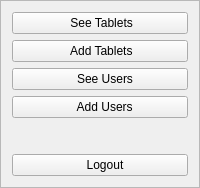
             <widget class="QFrame" name="frame">
              <property name="frameShape">
               <enum>QFrame::StyledPanel</enum>
              </property>
              <property name="frameShadow">
               <enum>QFrame::Raised</enum>
              </property>
              <layout class="QVBoxLayout" name="verticalLayout_35">
               <item>
                <widget class="QPushButton" name="see_tab_button">
                 <property name="styleSheet">
                  <string notr="true">font: 14pt &quot;Fira Sans&quot;;</string>
                 </property>
                 <property name="text">
                  <string> See Tablets</string>
                 </property>
                 <property name="icon">
                  <iconset resource="img.qrc">
                   <normaloff>:/img/see_tab.png</normaloff>:/img/see_tab.png</iconset>
                 </property>
                 <property name="iconSize">
                  <size>
                   <width>30</width>
                   <height>35</height>
                  </size>
                 </property>
                </widget>
               </item>
               <item>
                <widget class="QPushButton" name="add_delete_tab">
                 <property name="styleSheet">
                  <string notr="true">font: 14pt &quot;Fira Sans&quot;;</string>
                 </property>
                 <property name="text">
                  <string> Add Tablets</string>
                 </property>
                 <property name="icon">
                  <iconset resource="img.qrc">
                   <normaloff>:/img/add_tab.png</normaloff>:/img/add_tab.png</iconset>
                 </property>
                 <property name="iconSize">
                  <size>
                   <width>30</width>
                   <height>35</height>
                  </size>
                 </property>
                </widget>
               </item>
               <item>
                <widget class="QPushButton" name="See_Users_Button">
                 <property name="styleSheet">
                  <string notr="true">font: 14pt &quot;Fira Sans&quot;;</string>
                 </property>
                 <property name="text">
                  <string>   See Users</string>
                 </property>
                 <property name="icon">
                  <iconset resource="img.qrc">
                   <normaloff>:/img/see_users.svg</normaloff>:/img/see_users.svg</iconset>
                 </property>
                 <property name="iconSize">
                  <size>
                   <width>30</width>
                   <height>35</height>
                  </size>
                 </property>
                </widget>
               </item>
               <item>
                <widget class="QPushButton" name="add_del_users">
                 <property name="styleSheet">
                  <string notr="true">font: 14pt &quot;Fira Sans&quot;;</string>
                 </property>
                 <property name="text">
                  <string>   Add Users</string>
                 </property>
                 <property name="icon">
                  <iconset resource="img.qrc">
                   <normaloff>:/img/add_users.png</normaloff>:/img/add_users.png</iconset>
                 </property>
                 <property name="iconSize">
                  <size>
                   <width>30</width>
                   <height>35</height>
                  </size>
                 </property>
                </widget>
               </item>
               <item>
                <spacer name="verticalSpacer">
                 <property name="orientation">
                  <enum>Qt::Vertical</enum>
                 </property>
                 <property name="sizeHint" stdset="0">
                  <size>
                   <width>20</width>
                   <height>30</height>
                  </size>
                 </property>
                </spacer>
               </item>
               <item>
                <widget class="QPushButton" name="logout">
                 <property name="styleSheet">
                  <string notr="true">font: 14pt &quot;Fira Sans&quot;;</string>
                 </property>
                 <property name="text">
                  <string>   Logout</string>
                 </property>
                 <property name="icon">
                  <iconset resource="img.qrc">
                   <normaloff>:/img/logout.png</normaloff>:/img/logout.png</iconset>
                 </property>
                 <property name="iconSize">
                  <size>
                   <width>30</width>
                   <height>20</height>
                  </size>
                 </property>
                </widget>
               </item>
              </layout>
             </widget>
